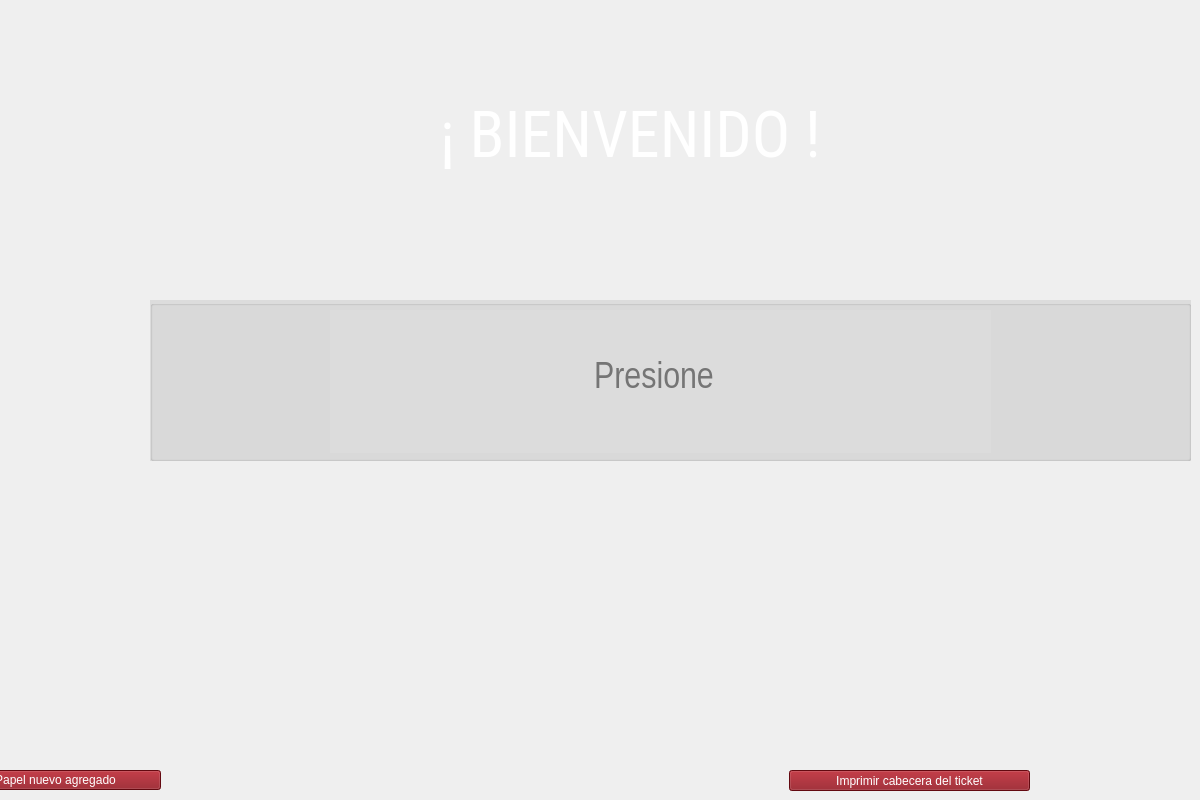
   <widget class="QWidget" name="page_9">
    <widget class="QPushButton" name="pushButton_27">
     <property name="geometry">
      <rect>
       <x>-50</x>
       <y>770</y>
       <width>211</width>
       <height>20</height>
      </rect>
     </property>
     <property name="styleSheet">
      <string notr="true">background-color: rgb(138, 12, 22);
color: rgb(255, 255, 255);</string>
     </property>
     <property name="text">
      <string>Papel nuevo agregado</string>
     </property>
    </widget>
    <widget class="QPushButton" name="pushButton_28">
     <property name="geometry">
      <rect>
       <x>789</x>
       <y>770</y>
       <width>241</width>
       <height>21</height>
      </rect>
     </property>
     <property name="styleSheet">
      <string notr="true">background-color: rgb(138, 12, 22);
color: rgb(255, 255, 255);</string>
     </property>
     <property name="text">
      <string>Imprimir cabecera del ticket</string>
     </property>
    </widget>
    <widget class="QGroupBox" name="groupBox">
     <property name="geometry">
      <rect>
       <x>220</x>
       <y>-30</y>
       <width>861</width>
       <height>781</height>
      </rect>
     </property>
     <property name="styleSheet">
      <string notr="true">background-color:transparent;
border:none;</string>
     </property>
     <property name="title">
      <string>GroupBox</string>
     </property>
     <widget class="QLabel" name="label_53">
      <property name="geometry">
       <rect>
        <x>100</x>
        <y>120</y>
        <width>621</width>
        <height>91</height>
       </rect>
      </property>
      <property name="font">
       <font>
        <family>Roboto Condensed</family>
        <pointsize>48</pointsize>
        <weight>50</weight>
        <italic>false</italic>
        <bold>false</bold>
       </font>
      </property>
      <property name="styleSheet">
       <string notr="true">color:rgb(0, 0, 0);
color:rgb(255, 255, 255)</string>
      </property>
      <property name="text">
       <string>&lt;html&gt;&lt;head/&gt;&lt;body&gt;&lt;p align=&quot;center&quot;&gt;¡ BIENVENIDO !&lt;/p&gt;&lt;/body&gt;&lt;/html&gt;</string>
      </property>
     </widget>
     <widget class="QLabel" name="label_54">
      <property name="geometry">
       <rect>
        <x>330</x>
        <y>560</y>
        <width>201</width>
        <height>181</height>
       </rect>
      </property>
      <property name="styleSheet">
       <string notr="true">background-color:transparent;</string>
      </property>
      <property name="text">
       <string/>
      </property>
      <property name="pixmap">
       <pixmap>../../iconos/pb3.png</pixmap>
      </property>
      <property name="scaledContents">
       <bool>true</bool>
      </property>
     </widget>
    </widget>
    <widget class="QGroupBox" name="gcobrar_2">
     <property name="geometry">
      <rect>
       <x>150</x>
       <y>300</y>
       <width>1041</width>
       <height>161</height>
      </rect>
     </property>
     <property name="styleSheet">
      <string notr="true">background-color: rgb(128, 128, 128);
background-color:rgb(220, 220, 220);
</string>
     </property>
     <property name="title">
      <string/>
     </property>
     <widget class="QLabel" name="label_81">
      <property name="geometry">
       <rect>
        <x>-29</x>
        <y>-40</y>
        <width>251</width>
        <height>21</height>
       </rect>
      </property>
      <property name="font">
       <font>
        <family>Sans Serif</family>
        <pointsize>16</pointsize>
        <weight>75</weight>
        <italic>false</italic>
        <bold>true</bold>
       </font>
      </property>
      <property name="styleSheet">
       <string notr="true">background-color:transparent;
color:rgb(101, 179, 0)</string>
      </property>
      <property name="text">
       <string/>
      </property>
     </widget>
     <widget class="QWidget" name="layoutWidget_12">
      <property name="geometry">
       <rect>
        <x>180</x>
        <y>10</y>
        <width>661</width>
        <height>143</height>
       </rect>
      </property>
      <layout class="QGridLayout" name="gridLayout_13">
       <item row="0" column="2">
        <spacer name="horizontalSpacer_25">
         <property name="orientation">
          <enum>Qt::Horizontal</enum>
         </property>
         <property name="sizeHint" stdset="0">
          <size>
           <width>40</width>
           <height>20</height>
          </size>
         </property>
        </spacer>
       </item>
       <item row="0" column="3">
        <widget class="QLabel" name="label_14">
         <property name="text">
          <string/>
         </property>
        </widget>
       </item>
       <item row="0" column="1">
        <widget class="QLabel" name="lpress">
         <property name="font">
          <font>
           <family>Liberation Sans Narrow</family>
           <pointsize>28</pointsize>
           <weight>50</weight>
           <italic>false</italic>
           <bold>false</bold>
          </font>
         </property>
         <property name="styleSheet">
          <string notr="true">background-color:transparent;
color:rgb(117, 117, 117)</string>
         </property>
         <property name="text">
          <string>&lt;html&gt;&lt;head/&gt;&lt;body&gt;&lt;p align=&quot;center&quot;&gt;Presione&lt;/p&gt;&lt;/body&gt;&lt;/html&gt;</string>
         </property>
        </widget>
       </item>
       <item row="0" column="0">
        <spacer name="horizontalSpacer_26">
         <property name="orientation">
          <enum>Qt::Horizontal</enum>
         </property>
         <property name="sizeHint" stdset="0">
          <size>
           <width>40</width>
           <height>20</height>
          </size>
         </property>
        </spacer>
       </item>
      </layout>
     </widget>
    </widget>
    <zorder>groupBox</zorder>
    <zorder>pushButton_27</zorder>
    <zorder>pushButton_28</zorder>
    <zorder>gcobrar_2</zorder>
   </widget>
